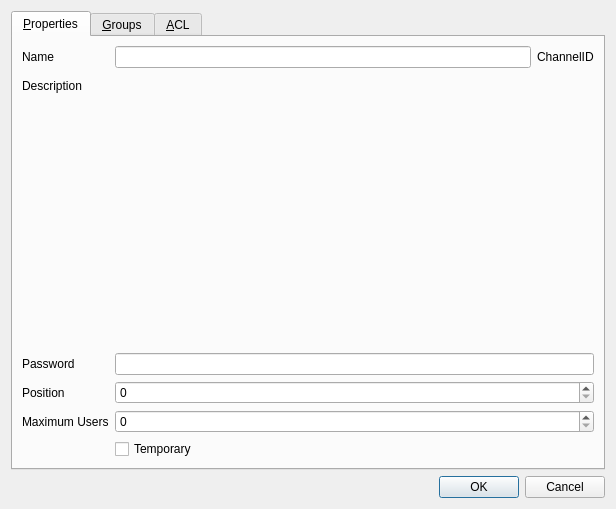
<?xml version="1.0" encoding="UTF-8"?>
<ui version="4.0">
 <class>ACLEditor</class>
 <widget class="QDialog" name="ACLEditor">
  <property name="geometry">
   <rect>
    <x>0</x>
    <y>0</y>
    <width>616</width>
    <height>509</height>
   </rect>
  </property>
  <property name="windowTitle">
   <string>Dialog</string>
  </property>
  <property name="styleSheet">
   <string notr="true">font: 57 11pt &quot;Terminus (TTF)&quot;;</string>
  </property>
  <layout class="QVBoxLayout">
   <item>
    <widget class="QTabWidget" name="qtwTab">
     <property name="currentIndex">
      <number>0</number>
     </property>
     <widget class="QWidget" name="qwChannel">
      <attribute name="title">
       <string>&amp;Properties</string>
      </attribute>
      <layout class="QFormLayout" name="formLayout">
       <property name="fieldGrowthPolicy">
        <enum>QFormLayout::AllNonFixedFieldsGrow</enum>
       </property>
       <item row="5" column="0">
        <widget class="QLabel" name="qlChannelDescription">
         <property name="text">
          <string>Description</string>
         </property>
        </widget>
       </item>
       <item row="5" column="1">
        <widget class="RichTextEditor" name="rteChannelDescription" native="true">
         <property name="sizePolicy">
          <sizepolicy hsizetype="Preferred" vsizetype="Preferred">
           <horstretch>0</horstretch>
           <verstretch>1</verstretch>
          </sizepolicy>
         </property>
        </widget>
       </item>
       <item row="6" column="0">
        <widget class="QLabel" name="qlChannelPassword">
         <property name="text">
          <string>Password</string>
         </property>
        </widget>
       </item>
       <item row="6" column="1">
        <widget class="QLineEdit" name="qleChannelPassword">
         <property name="toolTip">
          <string>Enter the channel password here.</string>
         </property>
         <property name="whatsThis">
          <string>&lt;b&gt;Password&lt;/b&gt;&lt;br /&gt;This field allows you to easily set and change the password of a channel. It uses Mumble's access tokens feature in the background. Use ACLs and groups if you need more fine grained and powerful access control.</string>
         </property>
        </widget>
       </item>
       <item row="7" column="0">
        <widget class="QLabel" name="qlChannelPosition">
         <property name="text">
          <string>Position</string>
         </property>
        </widget>
       </item>
       <item row="7" column="1">
        <widget class="QSpinBox" name="qsbChannelPosition">
         <property name="maximumSize">
          <size>
           <width>16777215</width>
           <height>16777215</height>
          </size>
         </property>
         <property name="toolTip">
          <string>This is the sort order for the channel.</string>
         </property>
         <property name="whatsThis">
          <string>&lt;b&gt;Position&lt;/b&gt;&lt;br/&gt;
This value enables you to change the way Mumble arranges the channels in the tree. A channel with a higher &lt;i&gt;Position&lt;/i&gt; value will always be placed below one with a lower value and the other way around. If the &lt;i&gt;Position&lt;/i&gt; value of two channels is equal they will get sorted alphabetically by their name.</string>
         </property>
         <property name="maximum">
          <number>99</number>
         </property>
        </widget>
       </item>
       <item row="8" column="0">
        <widget class="QLabel" name="qlChannelMaxUsers">
         <property name="text">
          <string>Maximum Users</string>
         </property>
        </widget>
       </item>
       <item row="8" column="1">
        <widget class="QSpinBox" name="qsbChannelMaxUsers">
         <property name="maximumSize">
          <size>
           <width>16777215</width>
           <height>16777215</height>
          </size>
         </property>
         <property name="toolTip">
          <string>Maximum number of users allowed in the channel</string>
         </property>
         <property name="whatsThis">
          <string>&lt;b&gt;Maximum Users&lt;/b&gt;&lt;br /&gt;
This value allows you to set the maximum number of users allowed in the channel. If the value is above zero, only that number of users will be allowed to enter the channel. If the value is zero, the maximum number of users in the channel is given by the server's default limit.</string>
         </property>
        </widget>
       </item>
       <item row="10" column="1">
        <widget class="QCheckBox" name="qcbChannelTemporary">
         <property name="toolTip">
          <string>Check to create a temporary channel.</string>
         </property>
         <property name="whatsThis">
          <string>&lt;b&gt;Temporary&lt;/b&gt;&lt;br /&gt;
When checked the channel created will be marked as temporary. This means when the last player leaves it the channel will be automatically deleted by the server.</string>
         </property>
         <property name="text">
          <string>Temporary</string>
         </property>
        </widget>
       </item>
       <item row="3" column="1">
        <layout class="QHBoxLayout" name="qwChannelProperties">
         <item>
          <widget class="QLineEdit" name="qleChannelName">
           <property name="toolTip">
            <string>Enter the channel name here.</string>
           </property>
           <property name="whatsThis">
            <string>&lt;b&gt;Name&lt;/b&gt;&lt;br /&gt;Enter the channel name in this field. The name has to comply with the restriction imposed by the server you are connected to.</string>
           </property>
          </widget>
         </item>
         <item>
          <widget class="QLabel" name="qlChannelID">
           <property name="toolTip">
            <string>ID of the channel.</string>
           </property>
           <property name="text">
            <string notr="true">ChannelID</string>
           </property>
          </widget>
         </item>
        </layout>
       </item>
       <item row="3" column="0">
        <widget class="QLabel" name="qlChannelName">
         <property name="text">
          <string>Name</string>
         </property>
        </widget>
       </item>
      </layout>
     </widget>
     <widget class="QWidget" name="qwGroups">
      <attribute name="title">
       <string>&amp;Groups</string>
      </attribute>
      <layout class="QVBoxLayout">
       <item>
        <widget class="QGroupBox" name="qgbGroups">
         <property name="title">
          <string>Group</string>
         </property>
         <layout class="QHBoxLayout">
          <item>
           <widget class="MUComboBox" name="qcbGroupList">
            <property name="sizePolicy">
             <sizepolicy hsizetype="MinimumExpanding" vsizetype="Fixed">
              <horstretch>0</horstretch>
              <verstretch>0</verstretch>
             </sizepolicy>
            </property>
            <property name="maximumSize">
             <size>
              <width>300</width>
              <height>16777215</height>
             </size>
            </property>
            <property name="sizeIncrement">
             <size>
              <width>0</width>
              <height>0</height>
             </size>
            </property>
            <property name="toolTip">
             <string>List of groups</string>
            </property>
            <property name="whatsThis">
             <string>&lt;b&gt;Group&lt;/b&gt;&lt;br /&gt;
These are all the groups currently defined for the channel. To create a new group, just type in the name and press enter.</string>
            </property>
            <property name="editable">
             <bool>true</bool>
            </property>
           </widget>
          </item>
          <item>
           <widget class="QPushButton" name="qpbGroupAdd">
            <property name="toolTip">
             <string>Add new group</string>
            </property>
            <property name="whatsThis">
             <string>&lt;b&gt;Add&lt;/b&gt;&lt;br/&gt;
Add a new group.</string>
            </property>
            <property name="text">
             <string>Add</string>
            </property>
           </widget>
          </item>
          <item>
           <widget class="QPushButton" name="qpbGroupRemove">
            <property name="toolTip">
             <string>Remove selected group</string>
            </property>
            <property name="whatsThis">
             <string>&lt;b&gt;Remove&lt;/b&gt;&lt;br /&gt;This removes the currently selected group. If the group was inherited, it will not be removed from the list, but all local information about the group will be cleared.</string>
            </property>
            <property name="text">
             <string>Remove</string>
            </property>
            <property name="autoDefault">
             <bool>false</bool>
            </property>
           </widget>
          </item>
          <item>
           <widget class="QCheckBox" name="qcbGroupInherit">
            <property name="toolTip">
             <string>Inherit group members from parent</string>
            </property>
            <property name="whatsThis">
             <string>&lt;b&gt;Inherit&lt;/b&gt;&lt;br /&gt;This inherits all the members in the group from the parent, if the group is marked as &lt;i&gt;Inheritable&lt;/i&gt; in the parent channel.</string>
            </property>
            <property name="text">
             <string>Inherit</string>
            </property>
           </widget>
          </item>
          <item>
           <widget class="QCheckBox" name="qcbGroupInheritable">
            <property name="toolTip">
             <string>Make group inheritable to sub-channels</string>
            </property>
            <property name="whatsThis">
             <string>&lt;b&gt;Inheritable&lt;/b&gt;&lt;br /&gt;This makes this group inheritable to sub-channels. If the group is non-inheritable, sub-channels are still free to create a new group with the same name.</string>
            </property>
            <property name="text">
             <string>Inheritable</string>
            </property>
           </widget>
          </item>
          <item>
           <widget class="QCheckBox" name="qcbGroupInherited">
            <property name="enabled">
             <bool>false</bool>
            </property>
            <property name="toolTip">
             <string>Group was inherited from parent channel</string>
            </property>
            <property name="whatsThis">
             <string>&lt;b&gt;Inherited&lt;/b&gt;&lt;br /&gt;This indicates that the group was inherited from the parent channel. You cannot edit this flag, it's just for information.</string>
            </property>
            <property name="text">
             <string>Inherited</string>
            </property>
           </widget>
          </item>
         </layout>
        </widget>
       </item>
       <item>
        <widget class="QGroupBox" name="qgbGroupMembers">
         <property name="title">
          <string>Members</string>
         </property>
         <layout class="QGridLayout">
          <item row="0" column="0" colspan="3">
           <widget class="QLabel" name="qliGroupAdd">
            <property name="text">
             <string>Members</string>
            </property>
            <property name="buddy">
             <cstring>qlwGroupAdd</cstring>
            </property>
           </widget>
          </item>
          <item row="0" column="6">
           <widget class="QLabel" name="qliGroupInherit">
            <property name="text">
             <string>Inherited members</string>
            </property>
            <property name="buddy">
             <cstring>qlwGroupInherit</cstring>
            </property>
           </widget>
          </item>
          <item row="1" column="0" colspan="3">
           <widget class="QListWidget" name="qlwGroupAdd">
            <property name="toolTip">
             <string>Contains the list of members added to the group by this channel.</string>
            </property>
            <property name="whatsThis">
             <string>&lt;b&gt;Members&lt;/b&gt;&lt;br /&gt;
This list contains all members that were added to the group by the current channel. Be aware that this does not include members inherited by higher levels of the channel tree. These can be found in the &lt;i&gt;Inherited members&lt;/i&gt; list. To prevent this list to be inherited by lower level channels uncheck &lt;i&gt;Inheritable&lt;/i&gt; or manually add the members to the &lt;i&gt;Excluded members&lt;/i&gt; list.</string>
            </property>
           </widget>
          </item>
          <item row="1" column="3" colspan="3">
           <widget class="QListWidget" name="qlwGroupRemove">
            <property name="toolTip">
             <string>Contains a list of members whose group membership will not be inherited from the parent channel.</string>
            </property>
            <property name="whatsThis">
             <string>&lt;b&gt;Excluded members&lt;/b&gt;&lt;br /&gt;
Contains a list of members whose group membership will not be inherited from the parent channel.</string>
            </property>
           </widget>
          </item>
          <item row="1" column="6" rowspan="2">
           <widget class="QListWidget" name="qlwGroupInherit">
            <property name="toolTip">
             <string>Contains the list of members inherited by other channels.</string>
            </property>
            <property name="whatsThis">
             <string>&lt;b&gt;Inherited members&lt;/b&gt;&lt;br /&gt;
Contains the list of members inherited by the current channel. Uncheck &lt;i&gt;Inherit&lt;/i&gt; to prevent inheritance from higher level channels.</string>
            </property>
           </widget>
          </item>
          <item row="2" column="0" colspan="2">
           <widget class="MUComboBox" name="qcbGroupAdd">
            <property name="sizePolicy">
             <sizepolicy hsizetype="Expanding" vsizetype="Fixed">
              <horstretch>0</horstretch>
              <verstretch>0</verstretch>
             </sizepolicy>
            </property>
            <property name="toolTip">
             <string>Add member to group</string>
            </property>
            <property name="whatsThis">
             <string>Type in the name of a user you wish to add to the group and click Add.</string>
            </property>
            <property name="editable">
             <bool>true</bool>
            </property>
            <property name="insertPolicy">
             <enum>QComboBox::NoInsert</enum>
            </property>
            <property name="sizeAdjustPolicy">
             <enum>QComboBox::AdjustToContents</enum>
            </property>
           </widget>
          </item>
          <item row="2" column="2">
           <widget class="QPushButton" name="qpbGroupAddAdd">
            <property name="text">
             <string>Add</string>
            </property>
           </widget>
          </item>
          <item row="2" column="3" colspan="2">
           <widget class="MUComboBox" name="qcbGroupRemove">
            <property name="sizePolicy">
             <sizepolicy hsizetype="Expanding" vsizetype="Fixed">
              <horstretch>0</horstretch>
              <verstretch>0</verstretch>
             </sizepolicy>
            </property>
            <property name="toolTip">
             <string>Remove member from group</string>
            </property>
            <property name="whatsThis">
             <string>Type in the name of a user you wish to remove from the group and click Add.</string>
            </property>
            <property name="editable">
             <bool>true</bool>
            </property>
            <property name="insertPolicy">
             <enum>QComboBox::NoInsert</enum>
            </property>
            <property name="sizeAdjustPolicy">
             <enum>QComboBox::AdjustToContents</enum>
            </property>
           </widget>
          </item>
          <item row="2" column="5">
           <widget class="QPushButton" name="qpbGroupRemoveAdd">
            <property name="text">
             <string>Add</string>
            </property>
           </widget>
          </item>
          <item row="3" column="0" colspan="3">
           <widget class="QPushButton" name="qpbGroupAddRemove">
            <property name="text">
             <string>Remove</string>
            </property>
           </widget>
          </item>
          <item row="3" column="3" colspan="3">
           <widget class="QPushButton" name="qpbGroupRemoveRemove">
            <property name="text">
             <string>Remove</string>
            </property>
           </widget>
          </item>
          <item row="3" column="6">
           <widget class="QPushButton" name="qpbGroupInheritRemove">
            <property name="text">
             <string>Exclude</string>
            </property>
           </widget>
          </item>
          <item row="0" column="3" colspan="3">
           <widget class="QLabel" name="qliGroupRemove">
            <property name="text">
             <string>Excluded members</string>
            </property>
            <property name="buddy">
             <cstring>qlwGroupRemove</cstring>
            </property>
           </widget>
          </item>
         </layout>
        </widget>
       </item>
      </layout>
     </widget>
     <widget class="QWidget" name="qwACL">
      <attribute name="title">
       <string>&amp;ACL</string>
      </attribute>
      <layout class="QHBoxLayout" name="horizontalLayout">
       <item>
        <layout class="QVBoxLayout" name="qlVerticalACL">
         <item>
          <widget class="QGroupBox" name="qgbACLs">
           <property name="title">
            <string>Active ACLs</string>
           </property>
           <layout class="QGridLayout">
            <item row="0" column="0" rowspan="2" colspan="5">
             <widget class="QListWidget" name="qlwACLs">
              <property name="toolTip">
               <string>List of entries</string>
              </property>
              <property name="whatsThis">
               <string>This shows all the entries active on this channel. Entries inherited from parent channels will be shown in italics.&lt;br /&gt;ACLs are evaluated top to bottom, meaning priority increases as you move down the list.</string>
              </property>
             </widget>
            </item>
            <item row="2" column="0">
             <widget class="QCheckBox" name="qcbACLInherit">
              <property name="toolTip">
               <string>Inherit ACL of parent?</string>
              </property>
              <property name="whatsThis">
               <string>This sets whether or not the ACL up the chain of parent channels are applied to this object. Only those entries that are marked in the parent as &quot;Apply to sub-channels&quot; will be inherited.</string>
              </property>
              <property name="text">
               <string>Inherit ACLs</string>
              </property>
             </widget>
            </item>
            <item row="2" column="1">
             <widget class="QPushButton" name="qpbACLUp">
              <property name="toolTip">
               <string>Move entry up</string>
              </property>
              <property name="whatsThis">
               <string>This moves the entry up in the list. As entries are evaluated in order, this may change the effective permissions of users. You cannot move an entry above an inherited entry, if you really need that you'll have to duplicate the inherited entry.</string>
              </property>
              <property name="text">
               <string>&amp;Up</string>
              </property>
              <property name="autoDefault">
               <bool>false</bool>
              </property>
             </widget>
            </item>
            <item row="2" column="2">
             <widget class="QPushButton" name="qpbACLDown">
              <property name="toolTip">
               <string>Move entry down</string>
              </property>
              <property name="whatsThis">
               <string>This moves the entry down in the list. As entries are evaluated in order, this may change the effective permissions of users.</string>
              </property>
              <property name="text">
               <string>&amp;Down</string>
              </property>
              <property name="autoDefault">
               <bool>false</bool>
              </property>
             </widget>
            </item>
            <item row="2" column="3">
             <widget class="QPushButton" name="qpbACLAdd">
              <property name="toolTip">
               <string>Add new entry</string>
              </property>
              <property name="whatsThis">
               <string>This adds a new entry, initially set with no permissions and applying to all.</string>
              </property>
              <property name="text">
               <string>&amp;Add</string>
              </property>
              <property name="autoDefault">
               <bool>false</bool>
              </property>
             </widget>
            </item>
            <item row="2" column="4">
             <widget class="QPushButton" name="qpbACLRemove">
              <property name="toolTip">
               <string>Remove entry</string>
              </property>
              <property name="whatsThis">
               <string>This removes the currently selected entry.</string>
              </property>
              <property name="text">
               <string>&amp;Remove</string>
              </property>
              <property name="autoDefault">
               <bool>false</bool>
              </property>
             </widget>
            </item>
           </layout>
          </widget>
         </item>
         <item>
          <widget class="QGroupBox" name="qgbACLapply">
           <property name="sizePolicy">
            <sizepolicy hsizetype="Expanding" vsizetype="Preferred">
             <horstretch>0</horstretch>
             <verstretch>0</verstretch>
            </sizepolicy>
           </property>
           <property name="title">
            <string>Context</string>
           </property>
           <layout class="QHBoxLayout" name="horizontalLayout_2">
            <item>
             <widget class="QCheckBox" name="qcbACLApplySubs">
              <property name="toolTip">
               <string>Entry should apply to sub-channels.</string>
              </property>
              <property name="whatsThis">
               <string>This makes the entry apply to sub-channels of this channel.</string>
              </property>
              <property name="text">
               <string>Applies to sub-channels</string>
              </property>
             </widget>
            </item>
            <item>
             <widget class="QCheckBox" name="qcbACLApplyHere">
              <property name="toolTip">
               <string>Entry should apply to this channel.</string>
              </property>
              <property name="whatsThis">
               <string>This makes the entry apply to this channel.</string>
              </property>
              <property name="text">
               <string>Applies to this channel</string>
              </property>
             </widget>
            </item>
           </layout>
          </widget>
         </item>
         <item>
          <widget class="QGroupBox" name="qgbACLugroup">
           <property name="sizePolicy">
            <sizepolicy hsizetype="Expanding" vsizetype="Preferred">
             <horstretch>0</horstretch>
             <verstretch>0</verstretch>
            </sizepolicy>
           </property>
           <property name="title">
            <string>User/Group</string>
           </property>
           <layout class="QGridLayout">
            <item row="0" column="0">
             <widget class="QLabel" name="qliACLGroup">
              <property name="text">
               <string>Group</string>
              </property>
              <property name="buddy">
               <cstring>qcbACLGroup</cstring>
              </property>
             </widget>
            </item>
            <item row="0" column="1">
             <widget class="MUComboBox" name="qcbACLGroup">
              <property name="sizePolicy">
               <sizepolicy hsizetype="Expanding" vsizetype="Fixed">
                <horstretch>0</horstretch>
                <verstretch>0</verstretch>
               </sizepolicy>
              </property>
              <property name="toolTip">
               <string>Group this entry applies to</string>
              </property>
              <property name="whatsThis">
               <string>This controls which group of users this entry applies to.&lt;br /&gt;Note that the group is evaluated in the context of the channel the entry is used in. For example, the default ACL on the Root channel gives &lt;i&gt;Write&lt;/i&gt; permission to the &lt;i&gt;admin&lt;/i&gt; group. This entry, if inherited by a channel, will give a user write privileges if he belongs to the &lt;i&gt;admin&lt;/i&gt; group in that channel, even if he doesn't belong to the &lt;i&gt;admin&lt;/i&gt; group in the channel where the ACL originated.&lt;br /&gt;If a group name starts with '!', its membership is negated, and if it starts with '~', it is evaluated in the channel the ACL was defined in, rather than the channel the ACL is active in.&lt;br /&gt;If a group name starts with '#', it is interpreted as an access token. Users must have entered whatever follows the '#' in their list of access tokens to match. This can be used for very simple password access to channels for non-authenticated users.&lt;br /&gt;If a group name starts with '$', it will only match users whose certificate hash matches what follows the '$'.&lt;br /&gt;A few special predefined groups are:&lt;br /&gt;&lt;b&gt;all&lt;/b&gt; - Everyone will match.&lt;br /&gt;&lt;b&gt;auth&lt;/b&gt; - All authenticated users will match.&lt;br /&gt;&lt;b&gt;sub,a,b,c&lt;/b&gt; - User currently in a sub-channel minimum &lt;i&gt;a&lt;/i&gt; common parents, and between &lt;i&gt;b&lt;/i&gt; and &lt;i&gt;c&lt;/i&gt; channels down the chain. See the website for more extensive documentation on this one.&lt;br /&gt;&lt;b&gt;in&lt;/b&gt; - Users currently in the channel will match (convenience for '&lt;i&gt;sub,0,0,0&lt;/i&gt;').&lt;br /&gt;&lt;b&gt;out&lt;/b&gt; - Users outside the channel will match (convenience for '&lt;i&gt;!sub,0,0,0&lt;/i&gt;').&lt;br /&gt;Note that an entry applies to either a user or a group, not both.</string>
              </property>
              <property name="editable">
               <bool>true</bool>
              </property>
             </widget>
            </item>
            <item row="1" column="0">
             <widget class="QLabel" name="qliACLUser">
              <property name="text">
               <string>User ID</string>
              </property>
              <property name="buddy">
               <cstring>qcbACLUser</cstring>
              </property>
             </widget>
            </item>
            <item row="1" column="1">
             <widget class="MUComboBox" name="qcbACLUser">
              <property name="sizePolicy">
               <sizepolicy hsizetype="Expanding" vsizetype="Fixed">
                <horstretch>0</horstretch>
                <verstretch>0</verstretch>
               </sizepolicy>
              </property>
              <property name="toolTip">
               <string>User this entry applies to</string>
              </property>
              <property name="whatsThis">
               <string>This controls which user this entry applies to. Just type in the user name and hit enter to query the server for a match.</string>
              </property>
              <property name="editable">
               <bool>true</bool>
              </property>
              <property name="sizeAdjustPolicy">
               <enum>QComboBox::AdjustToContents</enum>
              </property>
             </widget>
            </item>
           </layout>
          </widget>
         </item>
        </layout>
       </item>
       <item>
        <widget class="QGroupBox" name="qgbACLpermissions">
         <property name="title">
          <string>Permissions</string>
         </property>
        </widget>
       </item>
      </layout>
     </widget>
    </widget>
   </item>
   <item>
    <widget class="QDialogButtonBox" name="qdbbButtons">
     <property name="orientation">
      <enum>Qt::Horizontal</enum>
     </property>
     <property name="standardButtons">
      <set>QDialogButtonBox::Cancel|QDialogButtonBox::Ok</set>
     </property>
    </widget>
   </item>
  </layout>
 </widget>
 <customwidgets>
  <customwidget>
   <class>MUComboBox</class>
   <extends>QComboBox</extends>
   <header>widgets/MUComboBox.h</header>
  </customwidget>
  <customwidget>
   <class>RichTextEditor</class>
   <extends>QWidget</extends>
   <header>RichTextEditor.h</header>
   <container>1</container>
  </customwidget>
 </customwidgets>
 <tabstops>
  <tabstop>qleChannelPassword</tabstop>
  <tabstop>qsbChannelPosition</tabstop>
  <tabstop>qsbChannelMaxUsers</tabstop>
  <tabstop>qcbChannelTemporary</tabstop>
  <tabstop>qcbGroupList</tabstop>
  <tabstop>qpbGroupAdd</tabstop>
  <tabstop>qpbGroupRemove</tabstop>
  <tabstop>qcbGroupInherit</tabstop>
  <tabstop>qcbGroupInheritable</tabstop>
  <tabstop>qcbGroupInherited</tabstop>
  <tabstop>qlwGroupAdd</tabstop>
  <tabstop>qcbGroupAdd</tabstop>
  <tabstop>qpbGroupAddAdd</tabstop>
  <tabstop>qpbGroupAddRemove</tabstop>
  <tabstop>qlwGroupRemove</tabstop>
  <tabstop>qcbGroupRemove</tabstop>
  <tabstop>qpbGroupRemoveAdd</tabstop>
  <tabstop>qpbGroupRemoveRemove</tabstop>
  <tabstop>qlwGroupInherit</tabstop>
  <tabstop>qpbGroupInheritRemove</tabstop>
  <tabstop>qlwACLs</tabstop>
  <tabstop>qcbACLInherit</tabstop>
  <tabstop>qpbACLUp</tabstop>
  <tabstop>qpbACLDown</tabstop>
  <tabstop>qpbACLAdd</tabstop>
  <tabstop>qpbACLRemove</tabstop>
  <tabstop>qcbACLApplySubs</tabstop>
  <tabstop>qcbACLApplyHere</tabstop>
  <tabstop>qcbACLGroup</tabstop>
  <tabstop>qcbACLUser</tabstop>
  <tabstop>qdbbButtons</tabstop>
 </tabstops>
 <resources/>
 <connections>
  <connection>
   <sender>qdbbButtons</sender>
   <signal>accepted()</signal>
   <receiver>ACLEditor</receiver>
   <slot>accept()</slot>
   <hints>
    <hint type="sourcelabel">
     <x>236</x>
     <y>499</y>
    </hint>
    <hint type="destinationlabel">
     <x>157</x>
     <y>274</y>
    </hint>
   </hints>
  </connection>
  <connection>
   <sender>qdbbButtons</sender>
   <signal>rejected()</signal>
   <receiver>ACLEditor</receiver>
   <slot>reject()</slot>
   <hints>
    <hint type="sourcelabel">
     <x>304</x>
     <y>499</y>
    </hint>
    <hint type="destinationlabel">
     <x>286</x>
     <y>274</y>
    </hint>
   </hints>
  </connection>
  <connection>
   <sender>qlwGroupInherit</sender>
   <signal>doubleClicked(QModelIndex)</signal>
   <receiver>qpbGroupInheritRemove</receiver>
   <slot>animateClick()</slot>
   <hints>
    <hint type="sourcelabel">
     <x>476</x>
     <y>316</y>
    </hint>
    <hint type="destinationlabel">
     <x>574</x>
     <y>445</y>
    </hint>
   </hints>
  </connection>
  <connection>
   <sender>qleChannelName</sender>
   <signal>returnPressed()</signal>
   <receiver>ACLEditor</receiver>
   <slot>accept()</slot>
   <hints>
    <hint type="sourcelabel">
     <x>331</x>
     <y>50</y>
    </hint>
    <hint type="destinationlabel">
     <x>303</x>
     <y>254</y>
    </hint>
   </hints>
  </connection>
  <connection>
   <sender>qleChannelPassword</sender>
   <signal>returnPressed()</signal>
   <receiver>ACLEditor</receiver>
   <slot>accept()</slot>
   <hints>
    <hint type="sourcelabel">
     <x>331</x>
     <y>274</y>
    </hint>
    <hint type="destinationlabel">
     <x>303</x>
     <y>254</y>
    </hint>
   </hints>
  </connection>
 </connections>
</ui>
